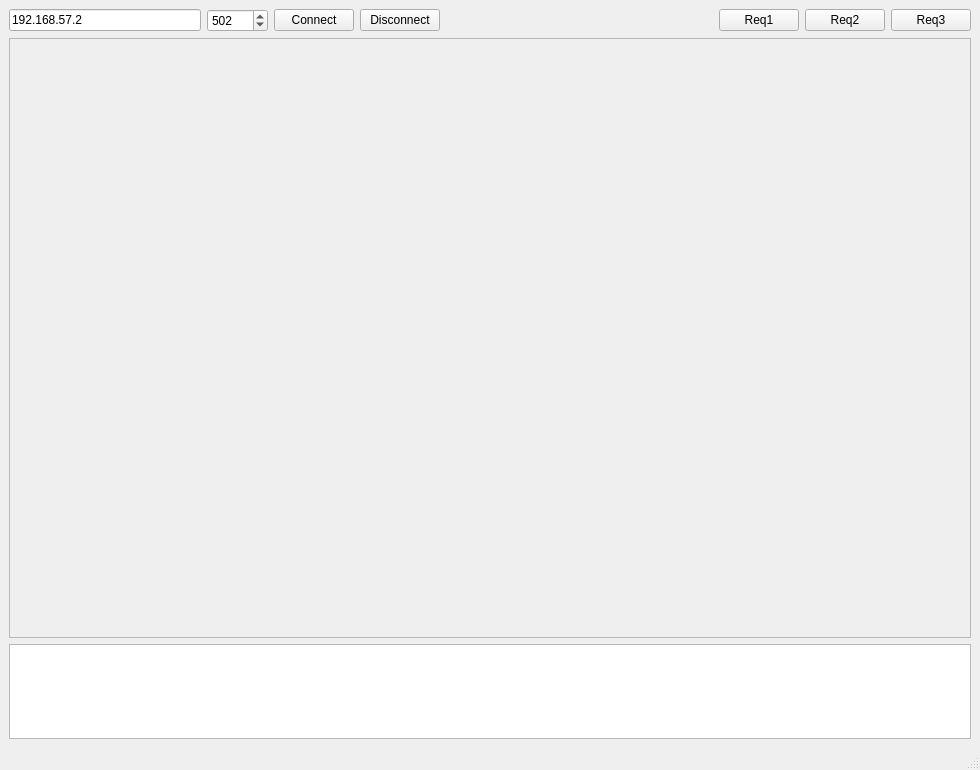
<?xml version="1.0" encoding="UTF-8"?>
<ui version="4.0">
 <class>MainWindow</class>
 <widget class="QMainWindow" name="MainWindow">
  <property name="geometry">
   <rect>
    <x>0</x>
    <y>0</y>
    <width>980</width>
    <height>770</height>
   </rect>
  </property>
  <property name="windowTitle">
   <string>BinPicking Modbus Controller</string>
  </property>
  <widget class="QWidget" name="centralwidget">
   <layout class="QVBoxLayout" name="verticalLayout">
    <item>
     <layout class="QHBoxLayout" name="row1">
      <item>
       <widget class="QLineEdit" name="editHost">
        <property name="text">
         <string>192.168.57.2</string>
        </property>
        <property name="placeholderText">
         <string>192.168.57.2</string>
        </property>
       </widget>
      </item>
      <item>
       <widget class="QSpinBox" name="spinPort">
        <property name="maximum">
         <number>65535</number>
        </property>
        <property name="value">
         <number>502</number>
        </property>
       </widget>
      </item>
      <item>
       <widget class="QPushButton" name="btnConnect">
        <property name="text">
         <string>Connect</string>
        </property>
       </widget>
      </item>
      <item>
       <widget class="QPushButton" name="btnDisconnect">
        <property name="text">
         <string>Disconnect</string>
        </property>
       </widget>
      </item>
      <item>
       <widget class="QWidget" name="ledConnection" native="true">
        <property name="minimumSize">
         <size>
          <width>75</width>
          <height>12</height>
         </size>
        </property>
       </widget>
      </item>
      <item>
       <spacer name="sp1">
        <property name="orientation">
         <enum>Qt::Orientation::Horizontal</enum>
        </property>
        <property name="sizeHint" stdset="0">
         <size>
          <width>40</width>
          <height>20</height>
         </size>
        </property>
       </spacer>
      </item>
      <item>
       <widget class="QPushButton" name="btnStart">
        <property name="text">
         <string>Req1</string>
        </property>
       </widget>
      </item>
      <item>
       <widget class="QPushButton" name="btnStop">
        <property name="text">
         <string>Req2</string>
        </property>
       </widget>
      </item>
      <item>
       <widget class="QPushButton" name="btnPause">
        <property name="text">
         <string>Req3</string>
        </property>
       </widget>
      </item>
     </layout>
    </item>
    <item>
     <widget class="QFrame" name="frame">
      <property name="minimumSize">
       <size>
        <width>0</width>
        <height>600</height>
       </size>
      </property>
      <property name="frameShape">
       <enum>QFrame::Shape::StyledPanel</enum>
      </property>
      <property name="frameShadow">
       <enum>QFrame::Shadow::Raised</enum>
      </property>
      <layout class="QHBoxLayout" name="horizontalLayout">
       <property name="spacing">
        <number>0</number>
       </property>
       <property name="leftMargin">
        <number>0</number>
       </property>
       <property name="topMargin">
        <number>0</number>
       </property>
       <property name="rightMargin">
        <number>0</number>
       </property>
       <property name="bottomMargin">
        <number>0</number>
       </property>
      </layout>
     </widget>
    </item>
    <item>
     <widget class="QPlainTextEdit" name="plainLog">
      <property name="readOnly">
       <bool>true</bool>
      </property>
     </widget>
    </item>
   </layout>
  </widget>
  <widget class="QMenuBar" name="menubar">
   <property name="geometry">
    <rect>
     <x>0</x>
     <y>0</y>
     <width>980</width>
     <height>22</height>
    </rect>
   </property>
  </widget>
  <widget class="QStatusBar" name="statusbar"/>
 </widget>
 <resources/>
 <connections/>
</ui>
